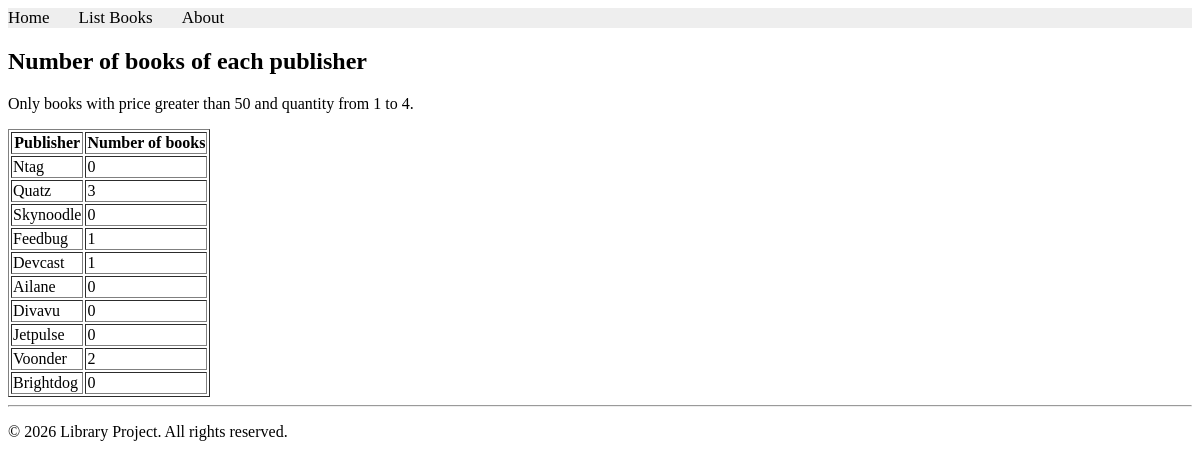
Page /books/lab9/task6 on the committed database.
### apps/bookmodule/models.py (models this page shows)
class Publisher(models.Model):
    name = models.CharField(max_length=200)
    location = models.CharField(max_length=300)

### apps/bookmodule/views.py (the view)
# urls.py: path('lab9/task6', views.lab9_task6, name="books.lab9_task6"),
def lab9_task6(request):
    publishers = Publisher.objects.annotate(num_books=Count('book', filter=Q(book__price__gt=50, book__quantity__lt=5, book__quantity__gte=1)))
    return render(request, 'bookmodule/lab9/task6.html', {'publishers': publishers})

### apps/templates/bookmodule/lab9/task6.html (shortened to what this page needs)
{% extends "layouts/base.html" %}
{% load static %}
{% block content %}
    <h2>Number of books of each publisher</h2>
    <p>Only books with price greater than 50 and quantity from 1 to 4.</p>
    <table border="1">
        <tr>
            <th>Publisher</th>
            <th>Number of books</th>
        </tr>
        {% for publisher in publishers %}
        <tr>
            <td>{{ publisher.name }}</td>
            <td>{{ publisher.num_books }}</td>
        </tr>
        {% endfor %}
    </table>
{% endblock content %}

### rows in the picture
Publisher: name "Ntag", num_books "0"
Publisher: name "Quatz", num_books "3"
Publisher: name "Skynoodle", num_books "0"
Publisher: name "Feedbug", num_books "1"
Publisher: name "Devcast", num_books "1"
Publisher: name "Ailane", num_books "0"
Publisher: name "Divavu", num_books "0"
Publisher: name "Jetpulse", num_books "0"
Publisher: name "Voonder", num_books "2"
Publisher: name "Brightdog", num_books "0"
